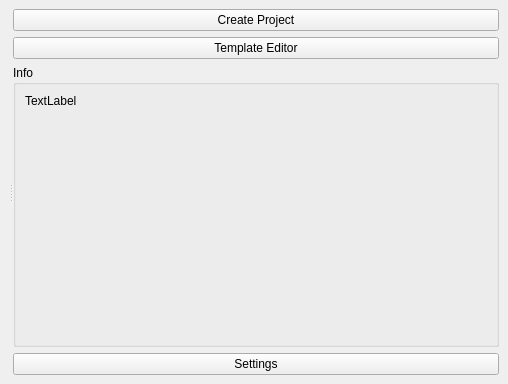
<?xml version="1.0" encoding="UTF-8"?>
<ui version="4.0">
 <class>projectManager</class>
 <widget class="QMainWindow" name="projectManager">
  <property name="geometry">
   <rect>
    <x>0</x>
    <y>0</y>
    <width>508</width>
    <height>384</height>
   </rect>
  </property>
  <property name="windowTitle">
   <string>Project Manager</string>
  </property>
  <widget class="QWidget" name="centralwidget">
   <layout class="QVBoxLayout" name="verticalLayout_2">
    <item>
     <widget class="QSplitter" name="splitter">
      <property name="orientation">
       <enum>Qt::Horizontal</enum>
      </property>
      <widget class="QWidget" name="verticalLayoutWidget">
       <layout class="QVBoxLayout" name="projectList_ly"/>
      </widget>
      <widget class="QWidget" name="">
       <layout class="QVBoxLayout" name="verticalLayout">
        <item>
         <widget class="QPushButton" name="create_btn">
          <property name="text">
           <string>Create Project</string>
          </property>
         </widget>
        </item>
        <item>
         <widget class="QPushButton" name="templateEditor_btn">
          <property name="text">
           <string>Template Editor</string>
          </property>
         </widget>
        </item>
        <item>
         <widget class="QGroupBox" name="groupBox">
          <property name="title">
           <string>Info</string>
          </property>
          <layout class="QVBoxLayout" name="verticalLayout_3">
           <item>
            <widget class="QLabel" name="info_lb">
             <property name="text">
              <string>TextLabel</string>
             </property>
             <property name="alignment">
              <set>Qt::AlignLeading|Qt::AlignLeft|Qt::AlignTop</set>
             </property>
            </widget>
           </item>
          </layout>
         </widget>
        </item>
        <item>
         <widget class="QPushButton" name="settings_btn">
          <property name="text">
           <string>Settings</string>
          </property>
         </widget>
        </item>
       </layout>
      </widget>
     </widget>
    </item>
   </layout>
  </widget>
 </widget>
 <resources/>
 <connections/>
</ui>
